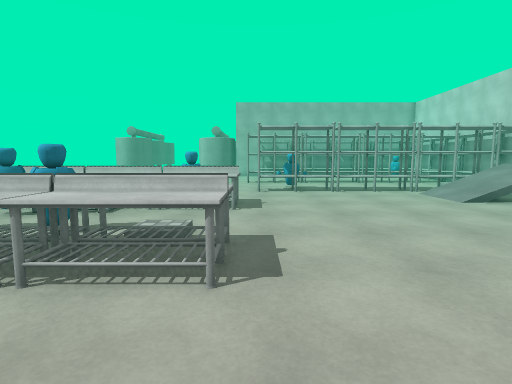
view 1 (above)

24 first-person views from a walk through a Unity game level. The camera is 1.4 m above the floor, tilts 6° down and sees 80° across. The floor is counted in squares, 1 m on a side. Each view is taken from the middle of a square. On the plan, view 1 faces up. The plan holds only what a view shows up to about 14 squares ahead; the rest is blank. The place goes on beyond the plan. The player character is not drawn. Surface patterns are stand-ins for the level's own textures.

view 2
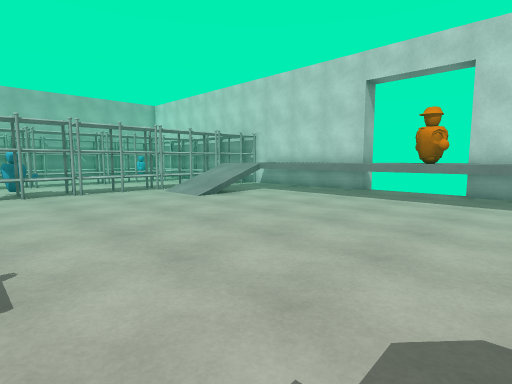

view 3
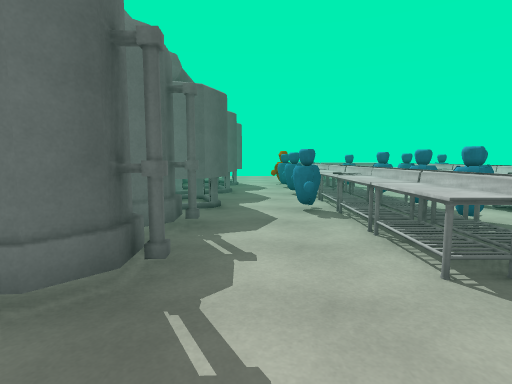

view 4
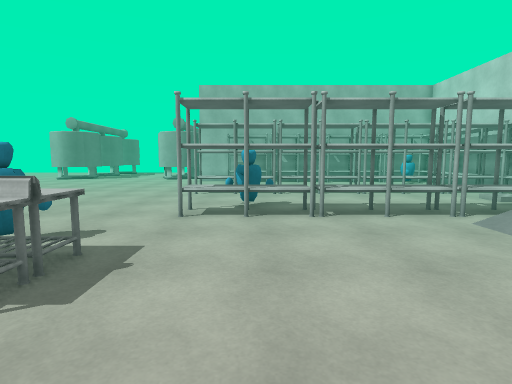

view 5
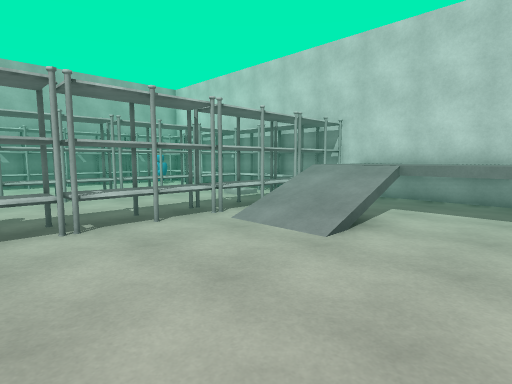

view 6
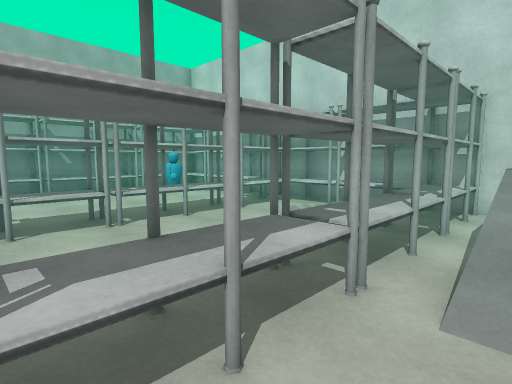

view 7
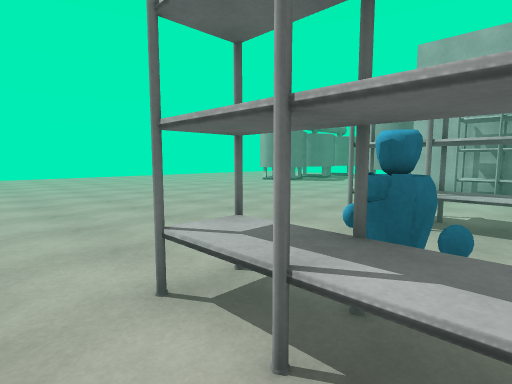

view 8
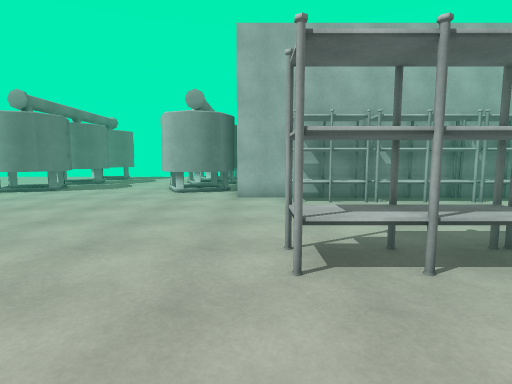

view 9
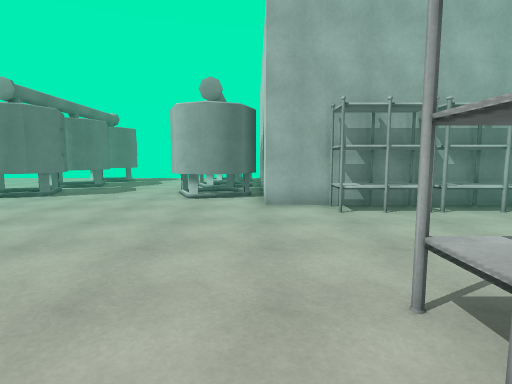

view 10
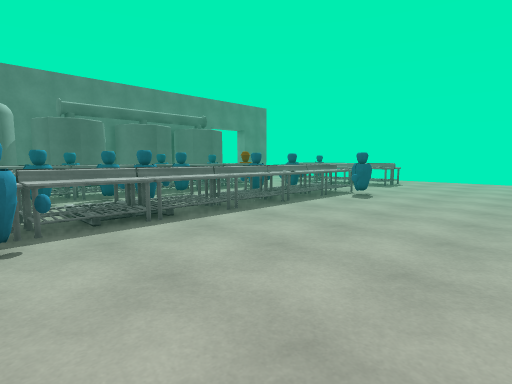

view 11
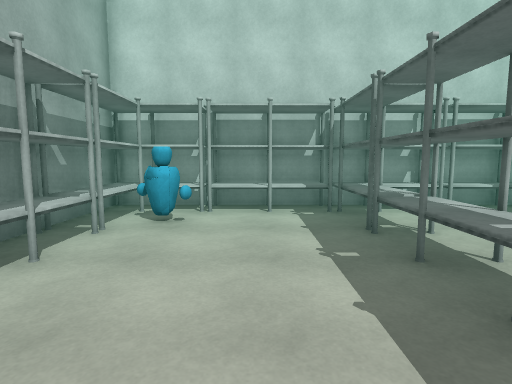

view 12
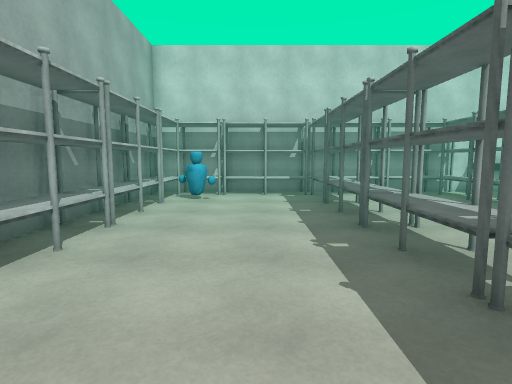

view 13
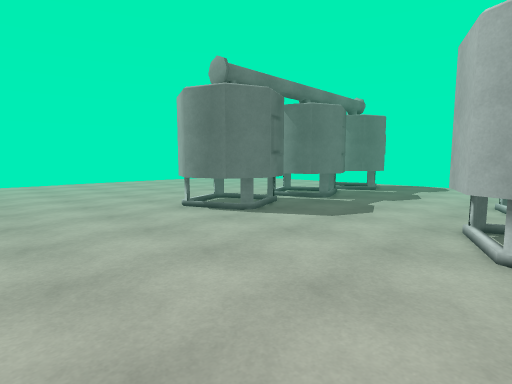

view 14
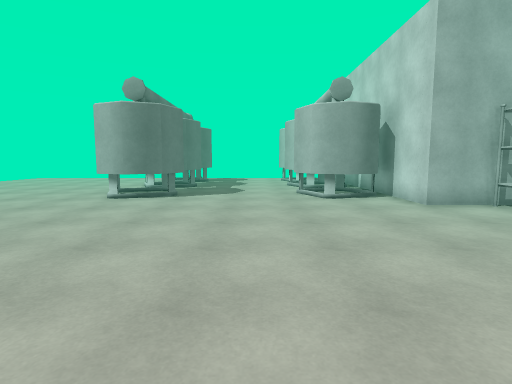

view 15
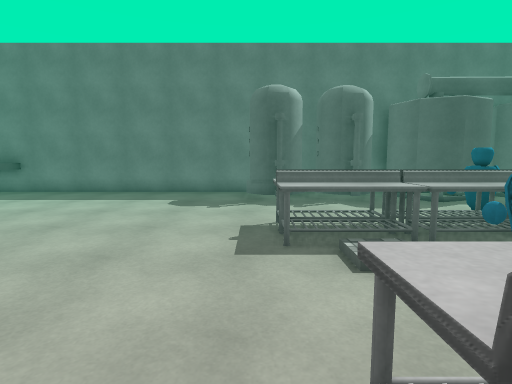

view 16
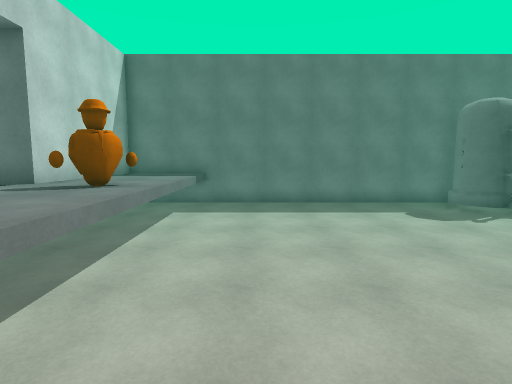

view 17
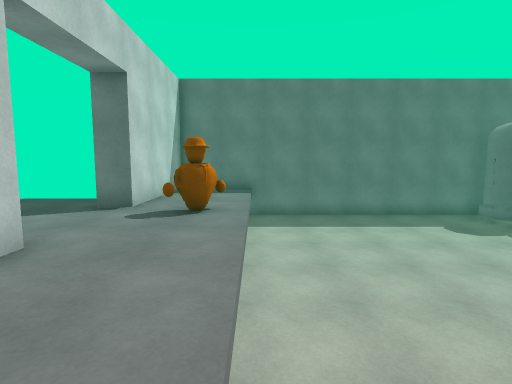

view 18
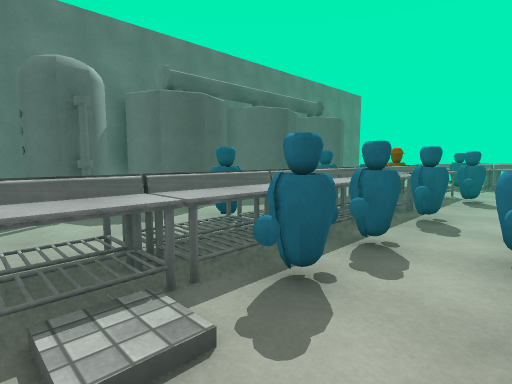

view 19
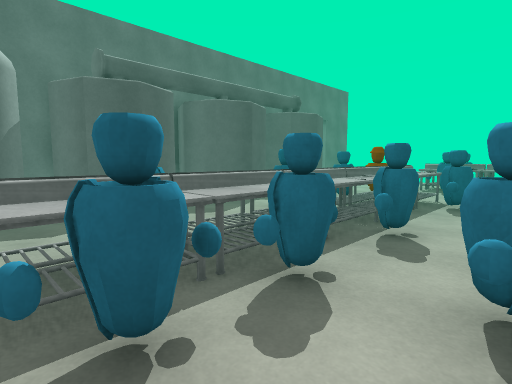

view 20
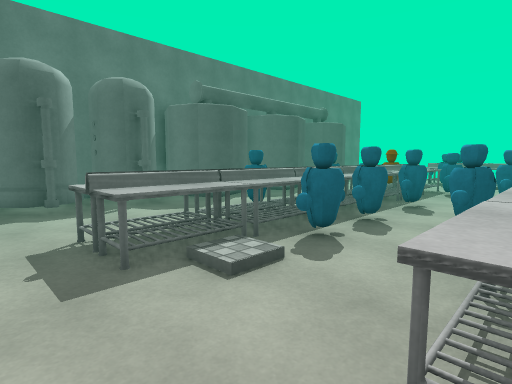

view 21
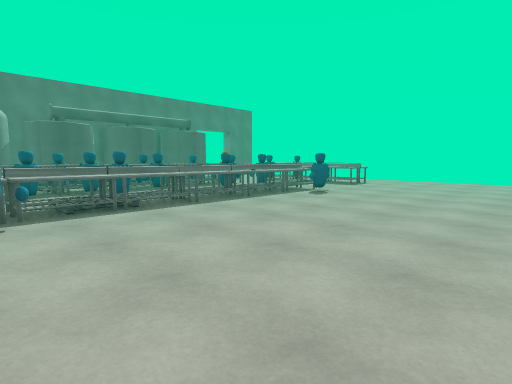

view 22
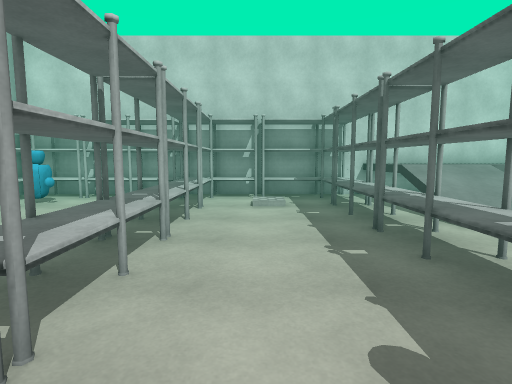

view 23
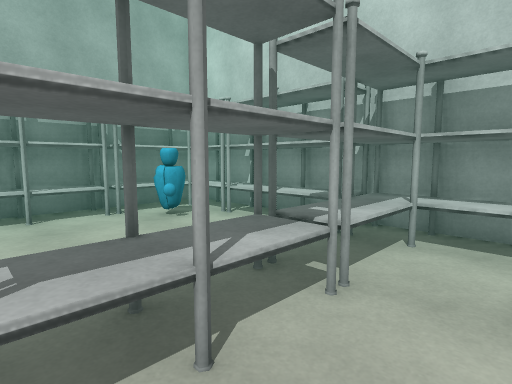

view 24
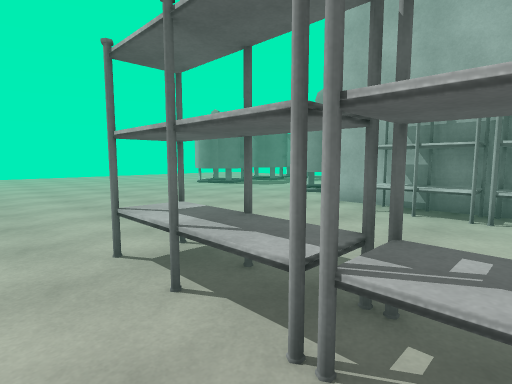

### Floor plan
Key: @ floor where view 1 was taken; # wall or solid block; . main floor; : floor 0.25 m higher than the main floor; + floor 1.25 m higher than the main floor; / step, stairs or slope; ^ raised ledge; S shelf; T table; O other object.
Columns run from 12 left of view 1 to 17 right of it. Each row starts with its distance up from view 1.
 36  #.....
 35  #.....
 34  ##....#
 33  ##....^
 32  #.....
 31  #.....  ##
 30  ##....#  #
 29  ##....^  #
 28 ##.....####
 27 ..........###############
 26 ............SSSSSSSSSSSSSS#
 25 ............SSSSSSSSSSSSSS#
 24 .......................OSS#
 23 ........................SS#
 22 ........................SS#
 21  .......................SS#
 20 ............SSSSSSSSSSSSSS#
 19 ............SSSSSSSSSSSSSS#
 18 ........................SS#
 17 ......................//SS#
 16 .............OO.......//SS#
 15 ..............S.........SS#
 14 ............SSSSSSSSSSSSSS#
 13 .....................SSSS##
 12 ...................////+  #
 11 .........OO........////++ #
 10  TTTTTTTTTTT.......////+++#
  9  TTTTTTTTTTT...........+++#
  8 TTO  TT//..............+++#
  7 ......O................+++#
  6 O..OOOOOOO:............++++
  5 OTTTTTTTTT^^...........+++++
  4 OTTTTTTTTTTT...........+O++++
  3 OTTTTTTTTTTT...........OO++++
  2  .O...OO...............+++#+++
  1  ......................+++#+++
  0 ###.###..O.O@..........+++#
 -1   #######OO#O..........+++#
 -2        ## O##..........+++#
 -3         ###################

Positions as (right, up) in squares from view 1, and headings:
1: (0, 0), facing up
2: (0, 0), facing up-right
3: (3, 1), facing left
4: (2, 6), facing up
5: (2, 7), facing up-right
6: (4, 12), facing up-right
7: (3, 12), facing up-left
8: (-1, 15), facing up
9: (-2, 17), facing up
10: (-2, 17), facing down-left
11: (4, 22), facing right
12: (0, 22), facing right
13: (-4, 23), facing up-left
14: (-7, 17), facing up
15: (0, 10), facing down
16: (8, 10), facing down
17: (10, 11), facing down
18: (-1, 8), facing down-left
19: (-3, 8), facing down-left
20: (1, 9), facing down-left
21: (-2, 19), facing down-left
22: (1, 17), facing right
23: (7, 17), facing up-right
24: (4, 17), facing up-left
